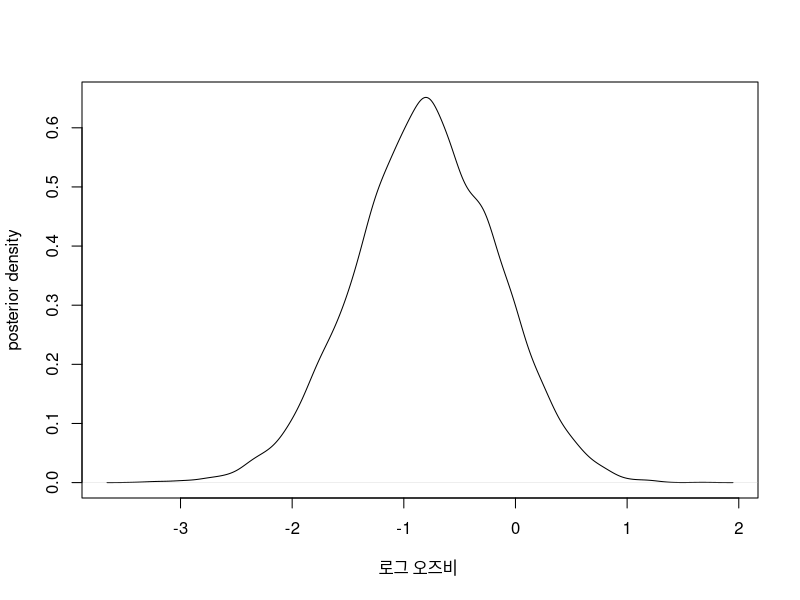

Source code (R): (Note: this script raises an error after producing the figure.)
HPDsample=function(theta,level=0.95){
  N=length(theta)
  theta.sort=sort(theta)
  M=ceiling(N*level)
  
  nCI=N-M  # number of possbile CIs
  CI.width=rep(0,nCI)
  
  for( i in 1:nCI)CI.width[i]=theta.sort[i+M]-theta.sort[i]
  index=which.min(CI.width)
  HPD=c(theta.sort[index], theta.sort[index+M])
  return(HPD)
}

a=1;
b=1;
n1=20; x1=10 ; n2=20; x2=14

theta1 = rbeta(10000, a+x1, b+n1-x1)
theta2 = rbeta(10000, a+x2, b+n2-x2)

xi = log((theta1/(1-theta1))/(theta2/(1-theta2)))

# HPD=HPDsample(xi)
mean(xi)

plot(density(xi),type="l", xlab="로그 오즈비 ",       
     ylab="posterior density", main="")
abline(v=HPD, lty=2)
text(mean(xi),0.06, "95% HPD interval" )

